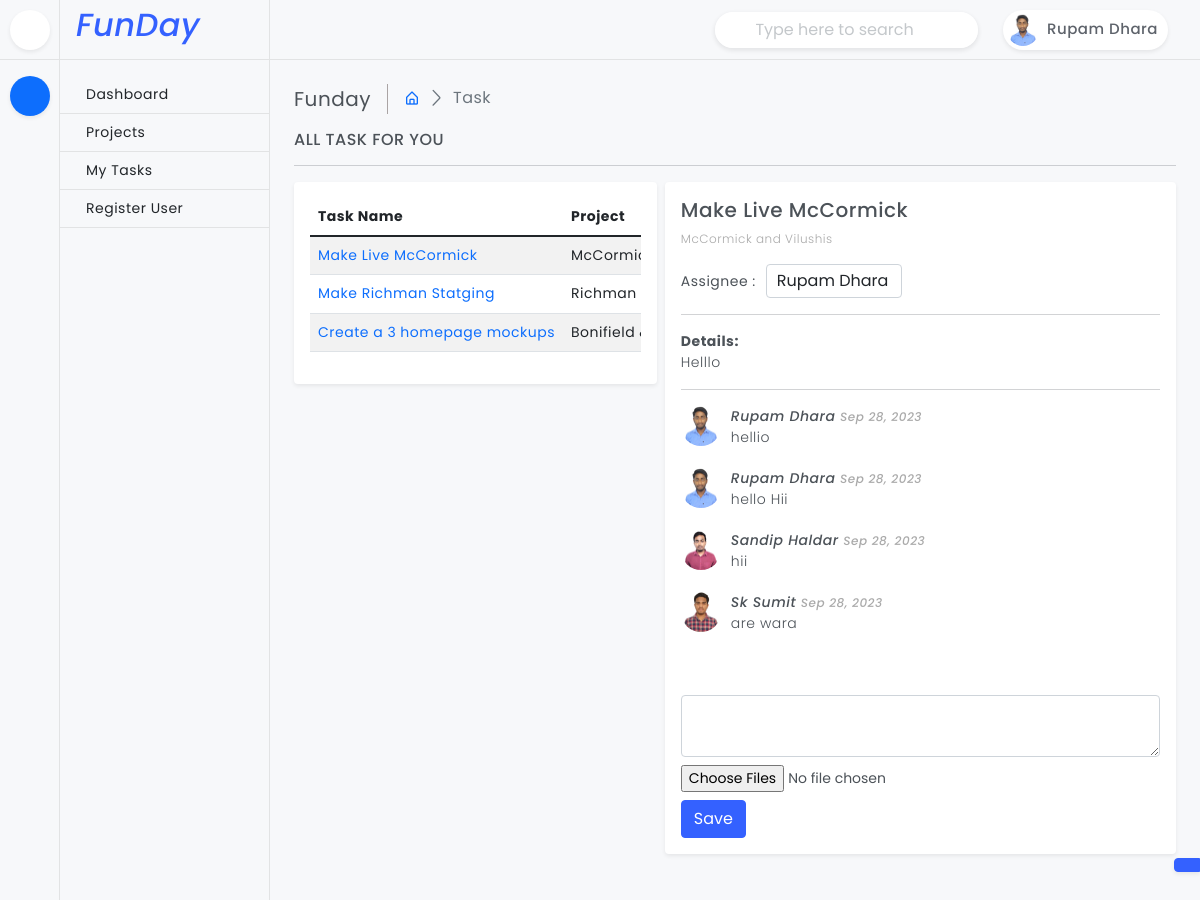
Before: /task/97f90887-b552-4097-b9f1-f5aecfbf24ca/ (signed in) with the older database file.
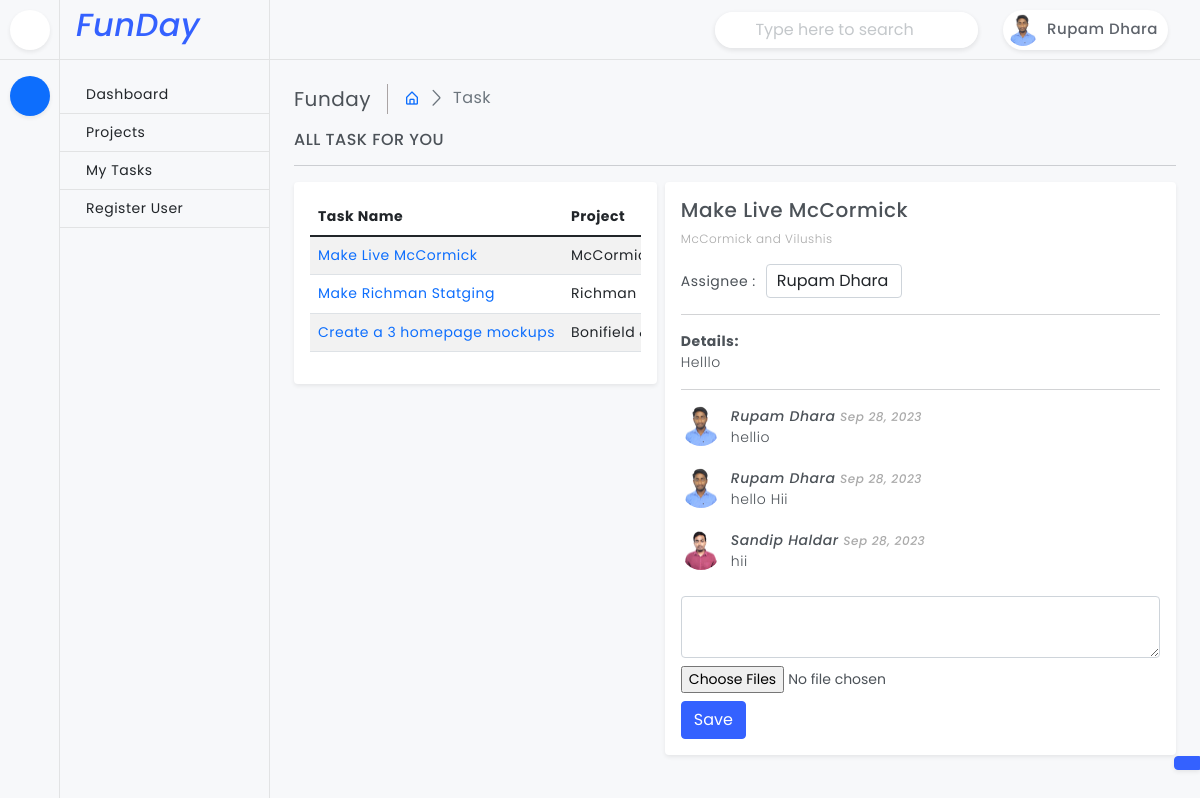
After: the same page with the newer database file.
### task/models.py (models this page shows, shortened)
class Task(models.Model):
    id = models.UUIDField(primary_key=True, default=uuid.uuid4, editable=False)
    title = models.CharField(max_length=500)
    project = models.ForeignKey(Project, on_delete=models.CASCADE)
    assigned_to = models.ForeignKey(Member, on_delete=models.CASCADE)
    priority = models.IntegerField(default=1, choices=STATUS_CHOICES)
    status = models.ForeignKey(TaskStatus, on_delete=models.CASCADE)
    comments = RichTextField(config_name='default')
    created_at = models.DateTimeField(default=datetime.now)
    class Meta:
        verbose_name = 'Task'

class Commemts(models.Model):
    task = models.ForeignKey(Task, on_delete=models.CASCADE)
    member = models.ForeignKey(Member, on_delete=models.CASCADE, blank=True, null=True)
    description = RichTextField(config_name='default')
    commented_at = models.DateTimeField(default=datetime.now)
    class Meta:
        verbose_name = 'Comment'

### project/models.py (models this page shows, shortened)
class Project(models.Model):
    title = models.CharField(max_length=255)
    slug = models.SlugField(default='', null=True, blank=True, max_length=100)
    associate = models.ForeignKey(Member, on_delete=models.CASCADE, null=True, blank=True)
    status = models.ForeignKey(ProjectStatus, on_delete=models.CASCADE)
    description = RichTextField(null=True, blank=True, config_name='default')
    url = models.URLField(default='', null=True, blank=True)
    adminurl = models.URLField(max_length=200, null=True, blank=True)
    username = models.CharField(max_length=255, default='', null=True, blank=True)
    password = models.CharField(max_length=255, default='', null=True, blank=True)
    extra_credential = RichTextUploadingField(null=True, blank=True)
    date_created = models.DateTimeField(default=datetime.now)
    def __str__(self):
        return self.title

### account/models.py (models this page shows, shortened)
class Member(AbstractUser):
    username = None
    email = models.EmailField(unique=True)
    profile_image = models.ImageField(upload_to='user/', null=True, blank=True)
    designation = models.CharField(max_length=255, null=True, blank=True)
    objects = UserManager()
    USERNAME_FIELD = 'email'
    REQUIRED_FIELDS = []

### task/views.py (the view)
# urls.py: path('<str:id>/', views.TaskDetails, name='taskdetails'),
@login_required
def TaskDetails(request, id):
    theme = request.session.get('inlineRadioOptions')
    tasks = Task.objects.filter(assigned_to=request.user.id)
    task = get_object_or_404(Task, id=id)
    users = Member.objects.all()
    commemts = Commemts.objects.filter(task_id=id)
    files = CommentFile.objects.all()
    data = {
        'theme' : theme,
        'tasks' : tasks,
        'task' : task,
        'users' : users,
        'commemts' : commemts,
        'files' : files
    }
    return render(request, 'task-details.html', data)

### task/models.py (called while the page is built)
    def __str__(self):
        return self.title

### templates/task-details.html (shortened to what the changed rows need)
{% extends "base.html" %}
{% load filename_filter %}
{% block 'content' %}
    <main class="page-content">
        <div class="row g-2">
            <div class="col-md-5">
                <div class="card">
                    <div class="card-body">
                        <div class="table-responsive">
                            <table class="table table-striped" style="width:100%">
                                <thead>
                                    <tr>
                                        <th>Task Name</th>
                                        <th>Project</th>
                                    </tr>
                                </thead>
                                <tbody>
                                    {% for x in tasks %}
                                        <tr>
                                            <td><a href="{% url "taskdetails" x.id %}">{{ x.title }}</a></td>
                                            <td>{{ x.project }}</td>
                                        </tr>
                                    {% endfor %}
                                </tbody>
                            </table>
                        </div>
                    </div>
                </div>
            </div>
            <div class="col-md-7">
                <div class="card">
                    <div class="card-body">
                        <h5 class="mb-2">{{ task.title }}</h5>
                        <p class="project mb-3">{{task.project}}</p>
                        <form method="post" action="{% url "changeassign" task.id %}">
                            <label>Assignee :<select name="assignes" class="form-control assign-select" onchange="this.form.submit()">
                                {% for x in users %}
                                    {% if x.is_superuser != 1 %}
                                        <option value="{{x.id}}"  {% if  task.assigned_to_id ==  x.id %}selected{% endif %}> {{x.first_name}} {{x.last_name}}</option>
                                    {% endif %}
                                {% endfor %}
                            </select></label>
                        </form>
                        <hr>
                        <div>
                            <strong>Details:</strong>
                            {{ task.comments|safe }}
                        </div>
                        <hr>
                        <div>
                            {% for x in commemts %}
                                <div class="cmt-item">
                                    <div class="cmt-img">
                                        <img src="/media/{{x.member.profile_image}}">
                                    </div>
                                    <div class="cmt-text">
                                        <p class="cmt-name"><em>{{x.member.first_name}} {{x.member.last_name}} <span class="project">{{x.commented_at|date:"M d, Y"}}</em></span></p>
                                        <div>
                                            {{x.description|safe}}
                                        </div>
                                    </div>
                                </div>
                            {% endfor %}
                        </div>
                        <div class="mt-4">
                            <form method="post" enctype="multipart/form-data" action="{% url 'addcomment' task.id %}">
                            </form>
                        </div>
                    </div>
                </div>
            </div>
        </div>
    </main>
{% endblock 'content' %}

Changed rows visible on the page:
removed Commemts: member.profile_image (picture), member.first_name "Sk", member.last_name "Sumit", commented_at "Sep 28, 2023", description "are wara"
